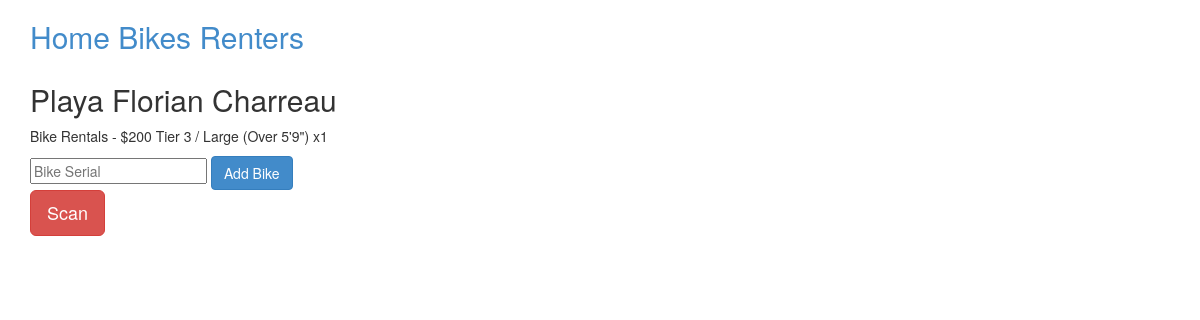
The page /renter/5 on the database its author committed.
### bike/models.py (models this page shows, shortened)
class Renter(Base):
  __tablename__ = 'renter'
  id = Column(Integer, primary_key=True)
  name = Column(String(255), unique=False)
  email = Column(String(255), unique=False)
  code = Column(String(255), unique=True)
  bikes = relationship('Bike', backref=backref('renter'))
  zipcode = Column(String(255))
  phone = Column(String(255))
  desc = Column(String)
  qty = Column(Integer)

### bike/views.py (the view, shortened to what this page needs)
@app.route('/renter/<oid>', methods=['GET','POST'])
def renter(oid):
  if not db.query(Renter).filter_by(id=oid).count():
    abort(404)
  renter = db.query(Renter).filter_by(id=oid)[0]
  err = ''
  return render_template('renter.html', renter=renter, error=err)

### bike/__init__.py (called while the page is built)
@app.teardown_appcontext
def shutdown_session(exception=None):
  db.remove()

### bike/templates/renter.html (shortened to what this page needs)
{% extends "base.html" %}
{% block content %}
  <h2>Playa {{renter.name}}</h2>
  <p>{{renter.desc}} x{{renter.qty}}</p>
  <form method="POST">
  	<input type="text" name="attach_bike" placeholder="Bike Serial">
  	<input type="submit" value="Add Bike" class="btn btn-hg btn-primary">
  </form>
  <a href="zxing://scan/?ret={{url_for('renter', oid=renter.id, _external=True)|urlencode}}?attach_bike=%7BCODE%7D" class="btn btn-lg btn-danger">Scan</a>
{% endblock %}

### rows shown on the page
Renter: name "Florian Charreau", desc "Bike Rentals - $200 Tier 3 / Large (Over 5'9\")", qty "1"
